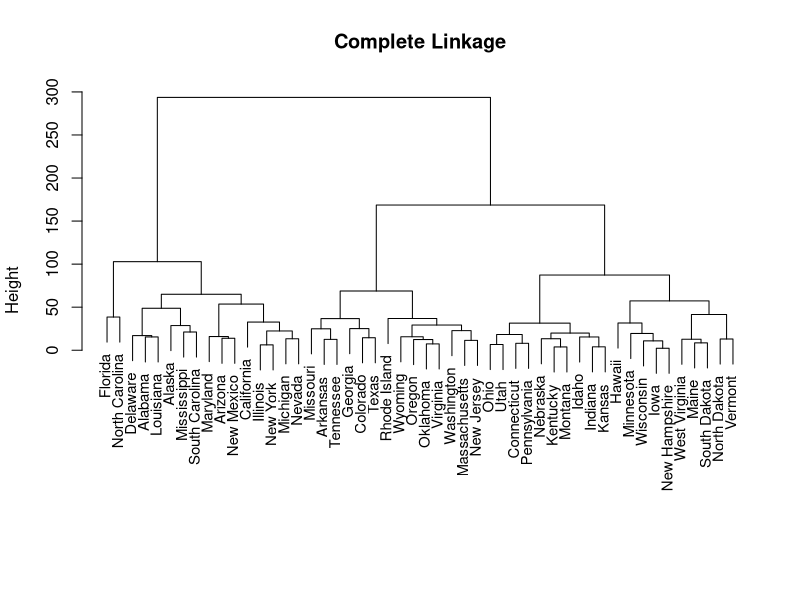
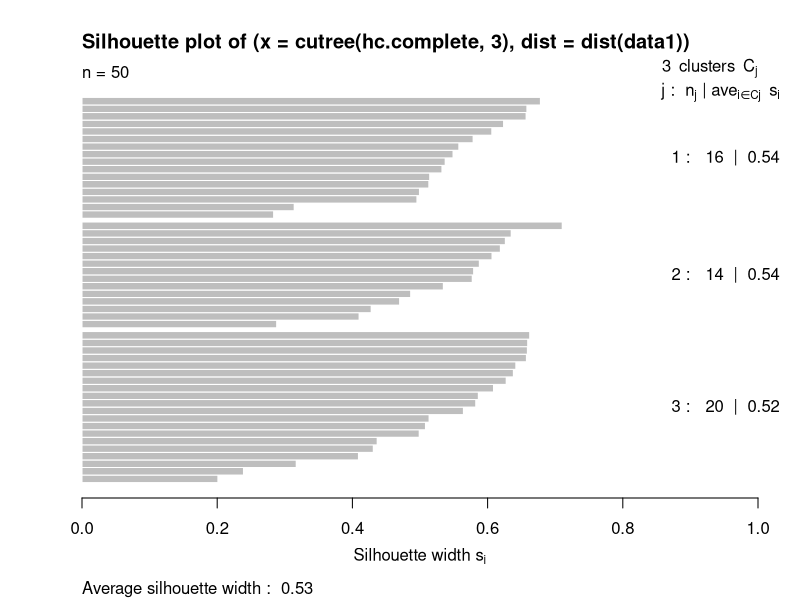
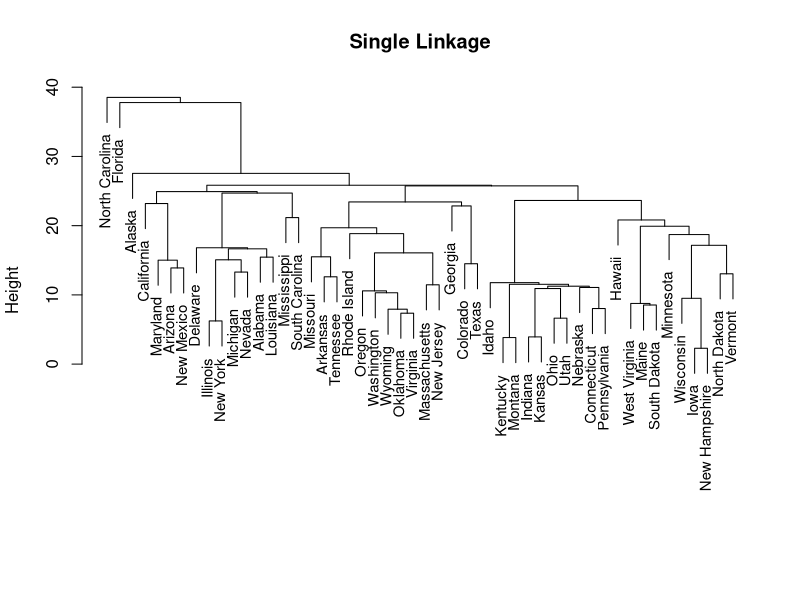
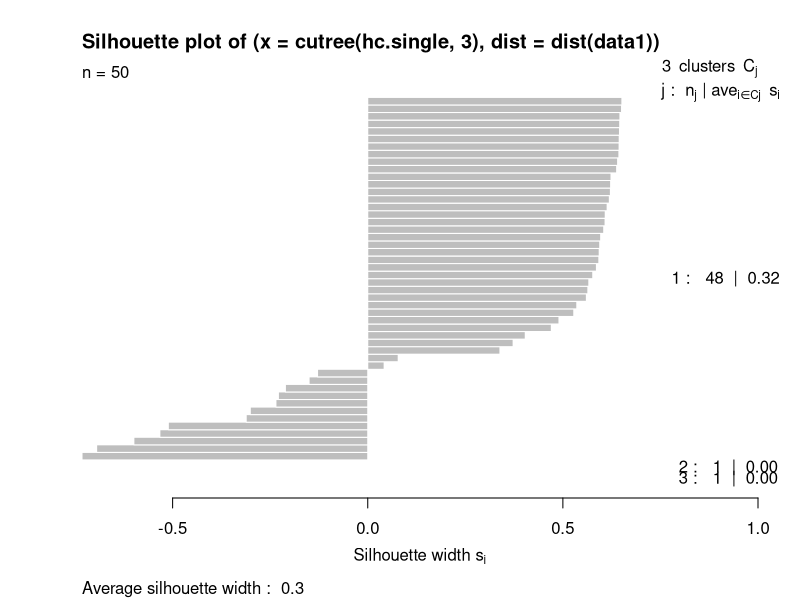
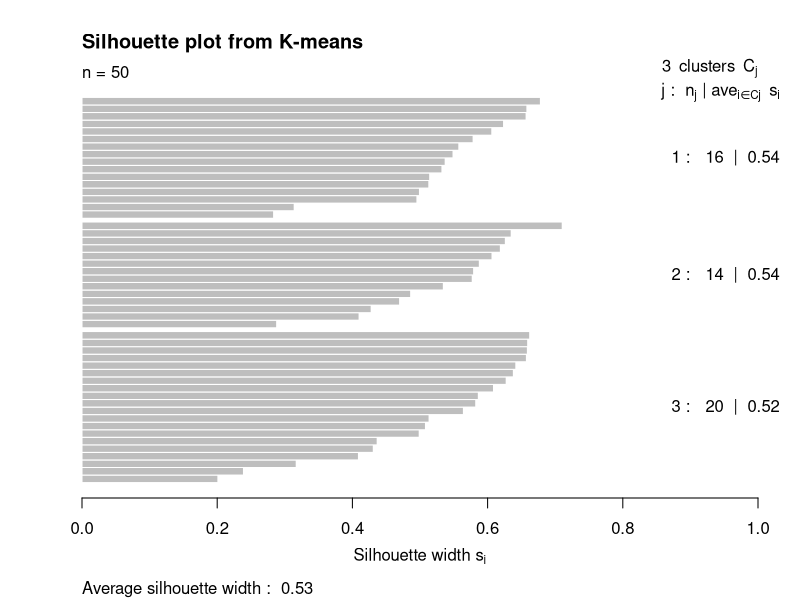
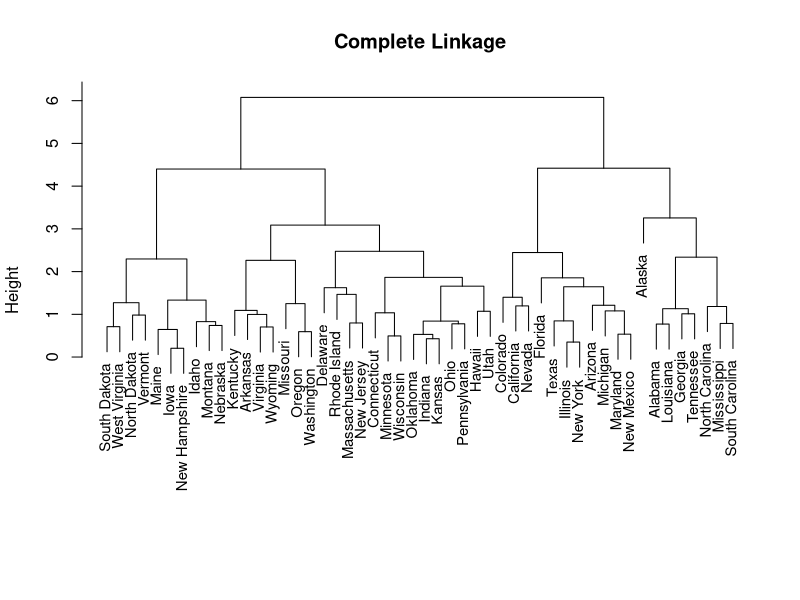
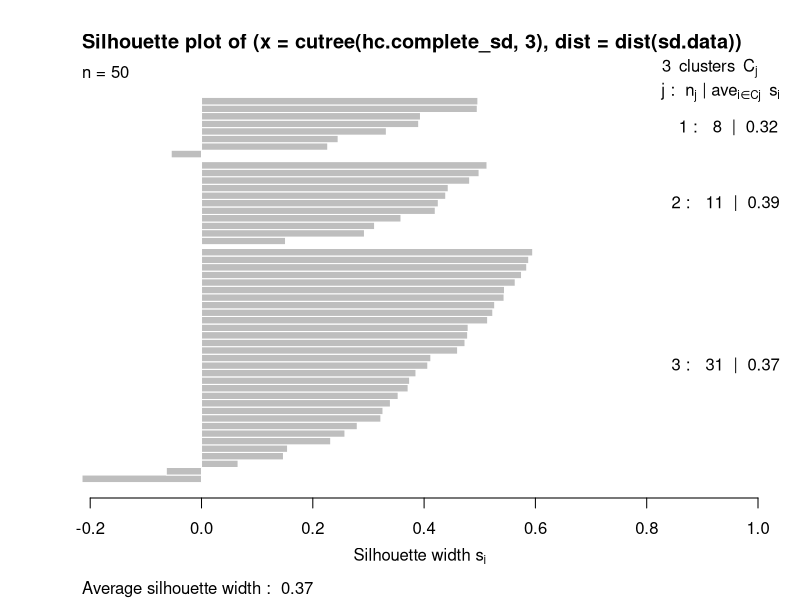
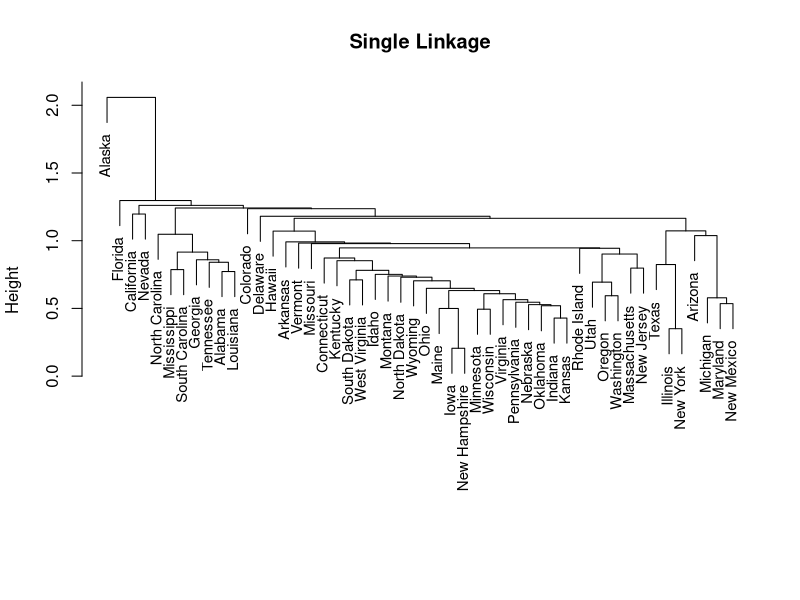

Generate these figures, in order, with R:
## ---- chunk 1
knitr::opts_chunk$set(echo = TRUE)
## ---- chunk 2
data1 = USArrests
summary(data1)
hc.complete = hclust(dist(data1), method="complete")
plot(hc.complete,main="Complete Linkage", xlab="", sub="", cex=.9)
## ---- chunk 3
# three distinct clusters
cutree(hc.complete, 3)
# silhouette coefficient
library(cluster)
sil.complete = silhouette(cutree(hc.complete,3),dist = dist(data1))
## ---- chunk 4
plot(sil.complete)
## ---- chunk 5
hc.single = hclust(dist(data1), method="single")
plot(hc.single, main="Single Linkage", xlab="", sub="", cex=.9)
## ---- chunk 6
cutree(hc.single, 3)
sil.single = silhouette(cutree(hc.single,3),dist = dist(data1))
## ---- chunk 7
plot(sil.single)
## ---- chunk 8
set.seed(45678)
# multiple initial cluster assignments
value =rep(0,20)
set.seed(45678)
for (i in 1:20){
  km.out=kmeans(data1,3,nstart=i)
  value[i] = km.out$tot.withinss
}
value
# K-mean clustering
km.out=kmeans(data1,3,nstart=20)
km.out
## ---- chunk 9
# use the solution from some hierarchical algorithm as initial value
cutree(hc.complete, 3)
hcmean1 = colMeans(data1[which(cutree(hc.complete, 3)==1),])
hcmean2 = colMeans(data1[which(cutree(hc.complete, 3)==2),])
hcmean3 = colMeans(data1[which(cutree(hc.complete, 3)==3),])
hcmean= rbind(hcmean1,hcmean2,hcmean3)
hcmean
km.hc = kmeans(data1,centers = hcmean)
km.hc$iter
# coefficient plot
set.seed(45678)
km.out=kmeans(data1, 3, nstart=20)
km.clusters = km.out$cluster
data.dist=dist(data1)
plot(silhouette(km.clusters,data.dist),main="Silhouette plot from K-means")
## ---- chunk 10
# scale data
sd.data=scale(data1)
# a) 
hc.complete_sd = hclust(dist(sd.data), method="complete")
plot(hc.complete_sd,main="Complete Linkage", xlab="", sub="", cex=.9)
## ---- chunk 11
# b)
# three distinct clusters
cutree(hc.complete_sd, 3)
## ---- chunk 12
# silhouette coefficient
sil.complete_sd = silhouette(cutree(hc.complete_sd,3),dist = dist(sd.data))
plot(sil.complete_sd)
## ---- chunk 13
# c)
hc.single_sd = hclust(dist(sd.data), method="single")
plot(hc.single_sd, main="Single Linkage", xlab="", sub="", cex=.9)
## ---- chunk 14
cutree(hc.single_sd, 3)
sil.single_sd = silhouette(cutree(hc.single_sd,3),dist = dist(sd.data))
## ---- chunk 15
plot(sil.single_sd)
## ---- chunk 16
# d)
set.seed(45678)
# multiple initial cluster assignments
value =rep(0,20)
set.seed(45678)
for (i in 1:20){
  km.out_sd=kmeans(sd.data,3,nstart=i)
  value[i] = km.out_sd$tot.withinss
}
value
# K-mean clustering
km.out_sd=kmeans(sd.data,3,nstart=20)
km.out_sd
## ---- chunk 17
# use the solution from some hierarchical algorithm as initial value
cutree(hc.complete_sd, 3)
## ---- chunk 18
hcmean1_sd = colMeans(data1[which(cutree(hc.complete_sd, 3)==1),])
hcmean2_sd = colMeans(data1[which(cutree(hc.complete_sd, 3)==2),])
hcmean3_sd = colMeans(data1[which(cutree(hc.complete_sd, 3)==3),])
hcmean_sd = rbind(hcmean1_sd,hcmean2_sd,hcmean3_sd)
hcmean_sd
# coefficient plot
set.seed(45678)
km.out_sd=kmeans(sd.data, 3, nstart=20)
km.clusters_sd = km.out_sd$cluster
data.dist_sd=dist(sd.data)
plot(silhouette(km.clusters_sd,data.dist_sd),main="Silhouette plot from K-means")
